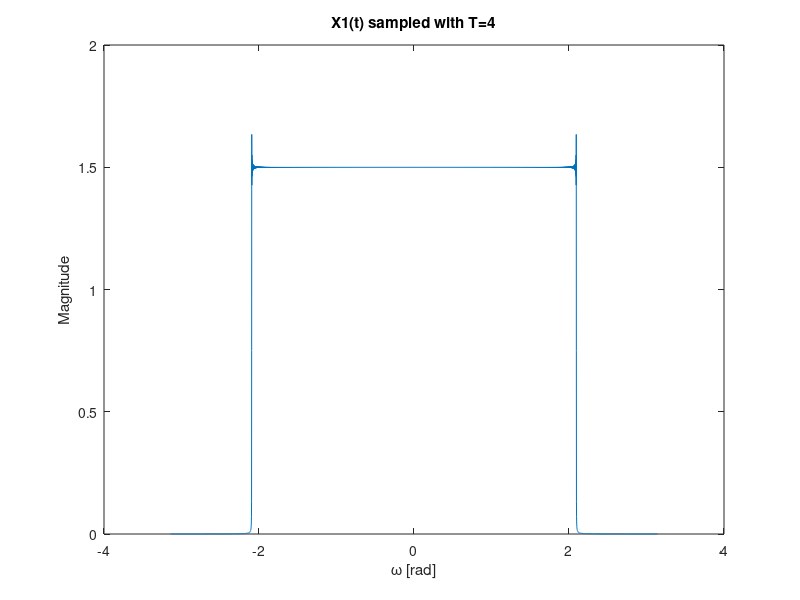
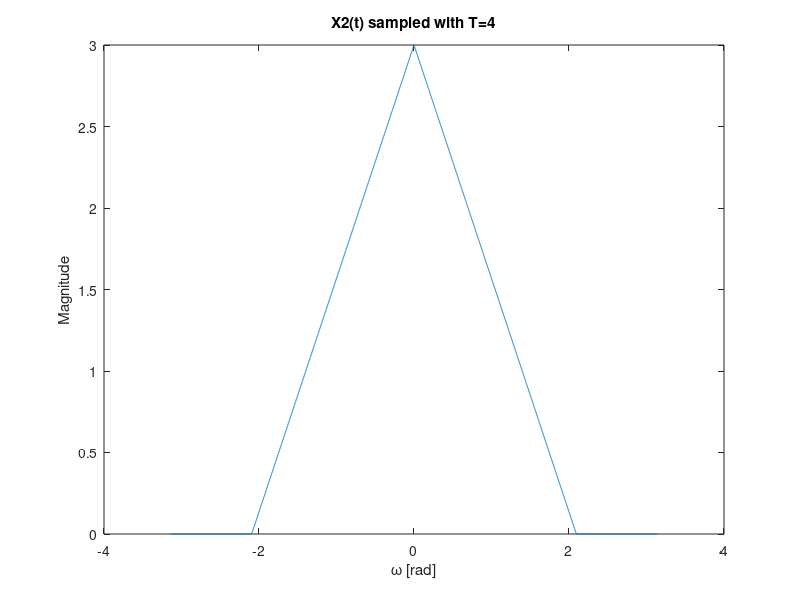
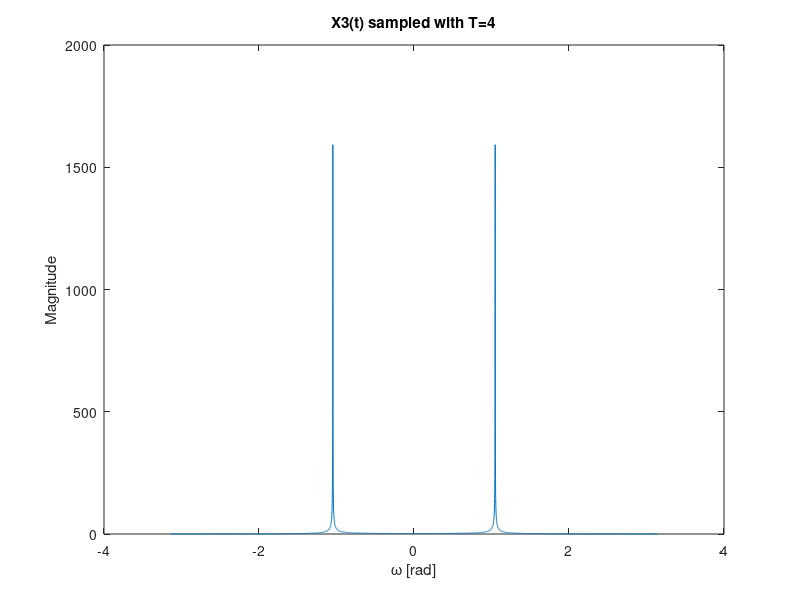
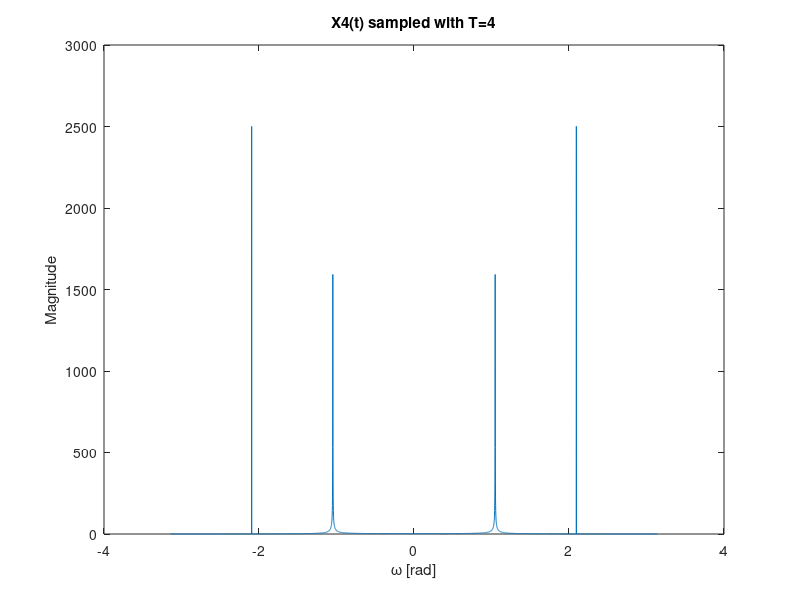

Here is the MATLAB script that generated these plots, in order:
%%
t = (-10000:4:10000)
w = linspace(-pi, pi, length(t));
x_1 = sinc(t/6)
X_1 = fftshift(abs(fft(x_1)))
figure
plot(w,X_1)
title('X1(t) sampled with T=4')
xlabel('\omega [rad]'),ylabel('Magnitude');
%%
x_2 = sinc(t/12) .^2
X_2 = fftshift(abs(fft(x_2)))
figure
plot(w,X_2)
title('X2(t) sampled with T=4')
xlabel('\omega [rad]'),ylabel('Magnitude');
%%
x_3 = cos(pi*t/12) 
X_3 = fftshift(abs(fft(x_3)))
figure
plot(w,X_3)
title('X3(t) sampled with T=4')
xlabel('\omega [rad]'),ylabel('Magnitude');
%%
x_4 = sin(pi*t/6) + cos(pi * t /12)
X_4 = fftshift(abs(fft(x_4)))
figure
plot(w,X_4)
title('X4(t) sampled with T=4')
xlabel('\omega [rad]'),ylabel('Magnitude');

%%
t = (-10000:8:10000)
w = linspace(-pi, pi, length(t));
x_1 = sinc(t/6)
X_1 = fftshift(abs(fft(x_1)))
figure
plot(w,X_1)
title('X1(t) sampled with T=8')
xlabel('\omega [rad]'),ylabel('Magnitude');
%%
x_2 = sinc(t/12) .^2
X_2 = fftshift(abs(fft(x_2)))
figure
plot(w,X_2)
title('X2(t) sampled with T=8')
xlabel('\omega [rad]'),ylabel('Magnitude');
%%
x_3 = cos(pi*t/12) 
X_3 = fftshift(abs(fft(x_3)))
figure
plot(w,X_3)
title('X3(t) sampled with T=8')
xlabel('\omega [rad]'),ylabel('Magnitude');
%%
x_4 = sin(pi*t/6) + cos(pi * t /12)
X_4 = fftshift(abs(fft(x_4)))
figure
plot(w,X_4)
title('X4(t) sampled with T=8')
xlabel('\omega [rad]'),ylabel('Magnitude');